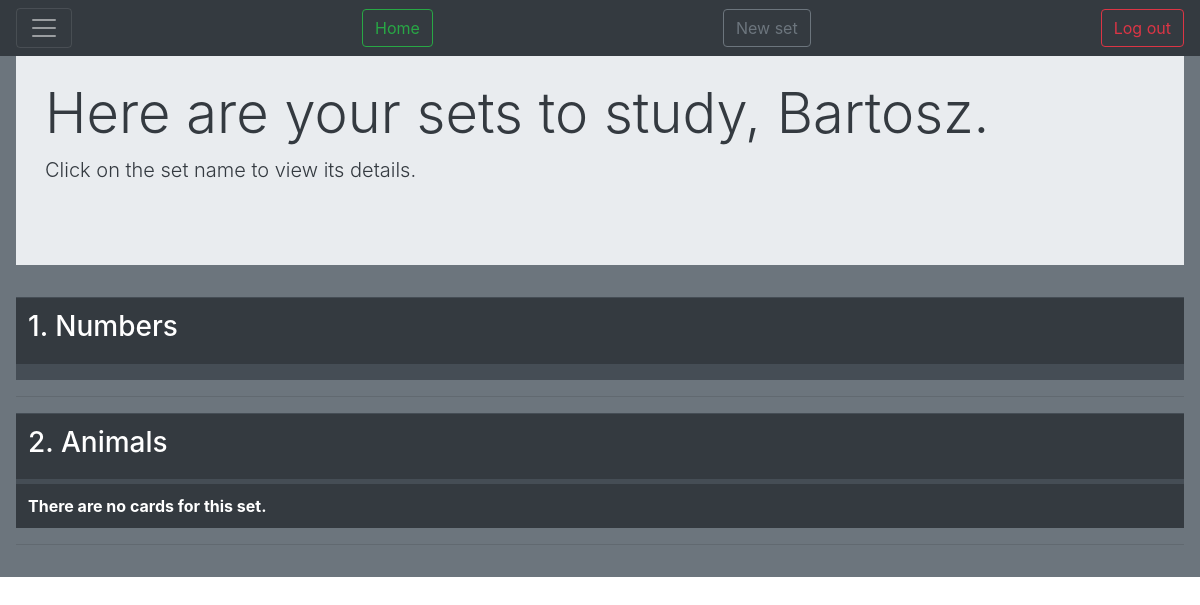
The app's page /cards/home/ (signed in), older data.
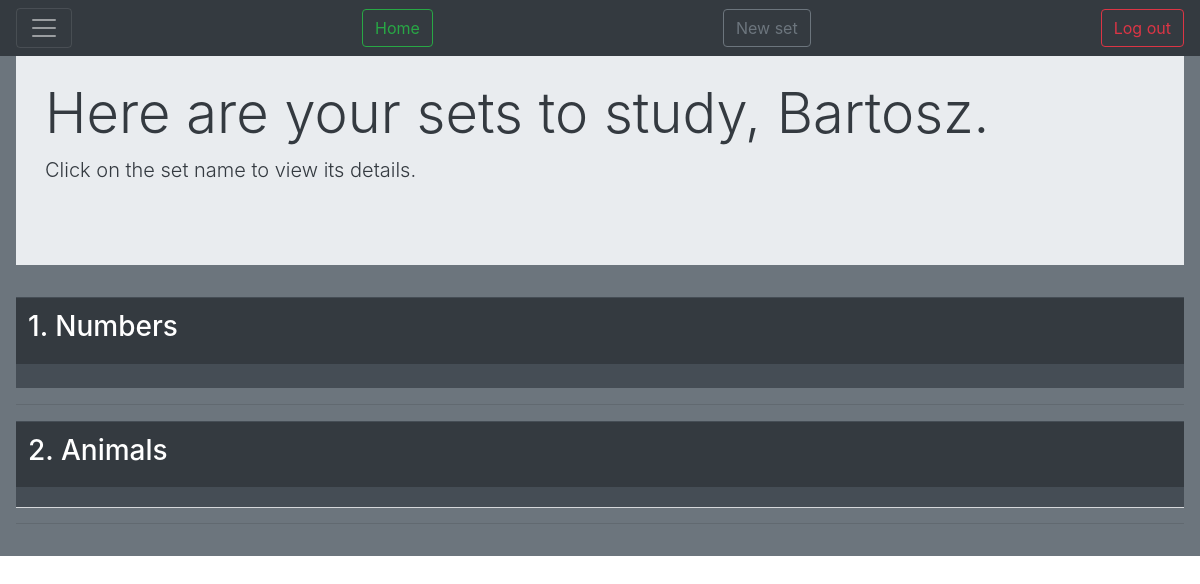
The same page, newer data.
### Cards/models.py (models this page shows, shortened)
class CardFolder(models.Model):
    user = models.ForeignKey(User, on_delete=models.CASCADE)
    name = models.CharField(max_length=200)
    create_date = models.DateField(auto_now_add=True)
    edit_date = models.DateField(auto_now=True)
    lang1 = models.CharField(max_length=5, choices=langcodes.LangCodes, default="en")
    lang2 = models.CharField(max_length=5, choices=langcodes.LangCodes, default="pl")
    lang3 = models.CharField(max_length=5, choices=langcodes.LangCodes, default="ja", blank=True)
    lang4 = models.CharField(max_length=5, choices=langcodes.LangCodes, default="es", blank=True)
    lang5 = models.CharField(max_length=5, choices=langcodes.LangCodes, default="de", blank=True)
    score = models.SmallIntegerField(default=0)
    comment = models.CharField(max_length=400, blank=True)
    def get_langs(self, item=False):
        langs = (self.lang1, self.lang2, self.lang3, self.lang4, self.lang5)
        lang_choices = []
        lang_values = []
        lang_keys = []
        for i in langs:
            if i != "":
                value = langcodes.LangCodesDict[i].capitalize()
                lang_choices.append((i, value))
                lang_values.append(value)
                lang_keys.append(i)
        if item == 'value':
            return lang_values
        if item == 'key':
            return lang_keys
        else:
            return lang_choices
    def langs_keys(self):
        langs = [self.lang1, self.lang2, self.lang3, self.lang4, self.lang5]
        true_langs = []
        for i in langs:
            if i != "":
                true_langs.append(i)
        return true_langs
    def langs_no(self):
        return len(self.get_langs())
    langs_no.short_description = "No of languages"

### Cards/views.py (the view)
# urls.py: path('home/', views.home, name='home'),
@login_required
def home(request):
    return render(request, 'Cards/index.html')

### Cards/templatetags/get_obj.py (called while the page is built)
@register.simple_tag
def get_card(lang, multicard):
    try:
        mcard = Card.objects.get(language=lang, multi_card=multicard)
    except Card.DoesNotExist:
        mcard = None
    return mcard

@register.filter
def width(languages):
    length = len(languages)
    return 94 / length

### Cards/templates/Cards/index.html (shortened to what this page needs)
{% extends "base.html" %}
{% block styles %}
{% load get_obj %}
{% endblock %}
{% block nav_buttons %}
<a href="{% url 'add_folder' %}"><button type="button" class="btn btn-outline-secondary">New set</button></a>
{% endblock nav_buttons %}
{% block body %}
<div class="jumbotron jumbotron-fluid">
  <div class="container">
    <div class="text-dark">
    <h1 class="display-4">Here are your sets to study, {{ user }}.</h1>
    <p class="lead">Click on the set name to view its details.</p>
    </div>
  </div>
</div>
  {% for folder in user.cardfolder_set.all %}
    <table class="table table-hover table-dark" style="border-collapse:collapse;">
      <thead>
        <tr data-toggle="collapse" data-target="#b{{folder.id}}" class="clickable collapse-row collapsed">
          <th colspan="{{folder.langs_no|add:'-2'}}">
            <h3>
              {{ forloop.counter }}. {{ folder.name }}
            </h3>
          </th>
          <th class="hiddenRow" colspan=2>
          </th>
        </tr>
        <tr>
          <th class="hiddenRow" colspan="{{folder.langs_no}}">
            </th>
        </tr>
        <tr>
          {% for k, v in folder.get_langs %}
            <td class="hiddenRow" style="width: {{folder.get_langs|width}}%">
            </td>
          {% endfor %}
        </tr>
        </thead>
      {% if folder.multicard_set.all %}
        {% for multicard in folder.multicard_set.all %}
        <tr data-toggle="collapse" data-target="#a{{multicard.id}}" class="clickable collapse-row collapsed">
          {% for lang in folder.langs_keys %}
          {% get_card lang multicard as card %}
            <td class="hiddenRow">
            </td>
          {% endfor %}
        </tr>
        <tr class="table-secondary">
          {% for lang in folder.langs_keys %}
          {% get_card lang multicard as card %}
          <td class="hiddenRow">
          </td>
          {% endfor %}
        </tr>
        {% endfor %}
      {% else %}
        <th colspan="{{folder.langs_no}}">
          There are no cards for this set.
        </th>
      {% endif %}
    </table>
  <hr/>
  {% endfor %}
{% endblock %}

Row changes from the older to the newer data that the page shows:
changed CardFolder "Animals": no longer shows "There are no cards for this set."
